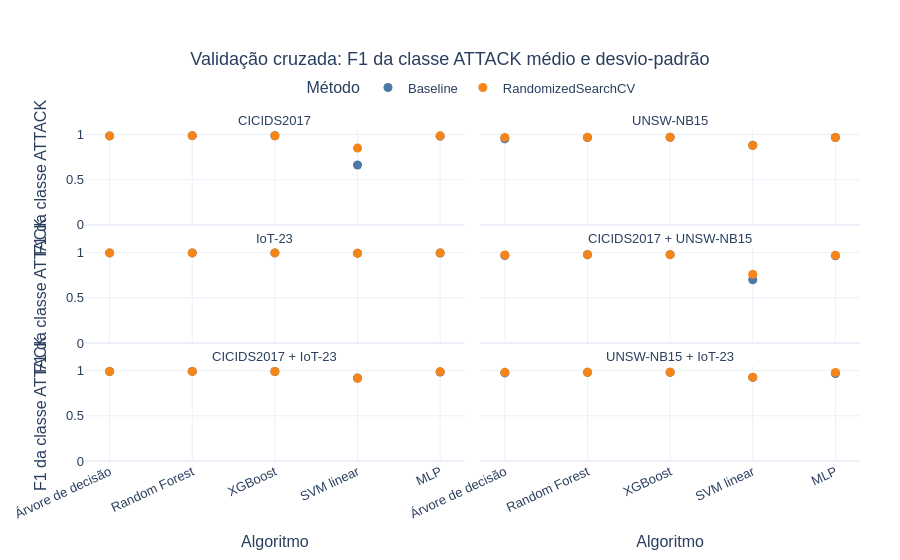
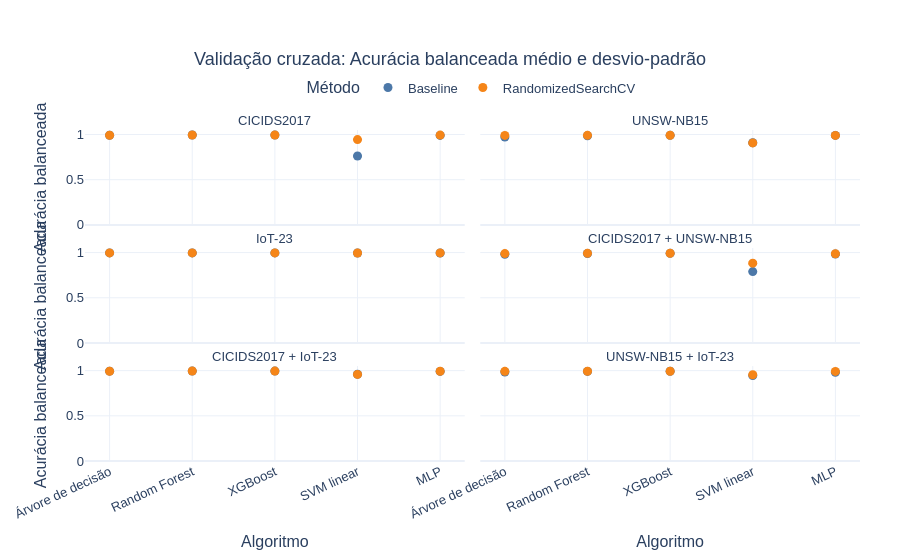

The code cell stored with these charts, in order, in its notebook:
### Code cell
# médias e desvios-padrão dos cinco folds em gráficos Plotly
def plot_cv_metric(metric, metric_label, filename):
    plot_data = cv_results.copy()
    plot_data["model_label"] = plot_data["model"].map(MODEL_LABELS)
    plot_data["method_label"] = plot_data["training_method"].map(METHOD_LABELS)
    plot_data["training_source_label"] = plot_data["training_source"].map(SOURCE_LABELS)
    figure = px.scatter(
        plot_data,
        x="model_label",
        y=f"{metric}_mean",
        error_y=f"{metric}_std",
        color="method_label",
        facet_col="training_source_label",
        facet_col_wrap=2,
        color_discrete_map=METHOD_COLORS,
        category_orders={
            "model_label": [MODEL_LABELS[model] for model in MODEL_ORDER],
            "method_label": [METHOD_LABELS[method] for method in METHOD_ORDER],
            "training_source_label": [SOURCE_LABELS[source] for source in TRAINING_SOURCE_ORDER],
        },
        labels={"model_label": "Algoritmo", f"{metric}_mean": metric_label, "method_label": "Método"},
        title=f"Validação cruzada: {metric_label} médio e desvio-padrão",
    )
    figure.for_each_annotation(lambda annotation: annotation.update(text=annotation.text.split("=")[-1]))
    figure.update_traces(marker=dict(size=9))
    figure.update_yaxes(range=[0, 1.05], matches="y")
    figure.update_xaxes(tickangle=-25)
    finalize_figure(figure, filename, width=1350, height=1250)


plot_cv_metric("f1_attack", "F1 da classe ATTACK", "cv_f1_attack_mean_std")
plot_cv_metric("balanced_accuracy", "Acurácia balanceada", "cv_balanced_accuracy_mean_std")

### Figure 1 — Plotly figure (JSON) as saved in the notebook; plotly's stock layout.template omitted (floating-point values rounded to 4 significant figures)
{"data": [{"error_y": {"array": [0.0005821, 0.000744, 0.0008259, 0.002611, 0.002037]}, "hovertemplate": "Método=Baseline<br>training_source_label=CICIDS2017<br>Algoritmo=%{x}<br>F1 da classe ATTACK=%{y}<extra></extra>", "legendgroup": "Baseline", "marker": {"color": "#4C78A8", "symbol": "circle", "size": 9}, "mode": "markers", "name": "Baseline", "orientation": "v", "showlegend": true, "x": ["Árvore de decisão", "Random Forest", "XGBoost", "SVM linear", "MLP"], "xaxis": "x5", "y": [0.9846, 0.9873, 0.9868, 0.663, 0.9822], "yaxis": "y5", "type": "scatter"}, {"error_y": {"array": [0.001383, 0.001053, 0.0005389, 0.002884, 0.0007804]}, "hovertemplate": "Método=Baseline<br>training_source_label=UNSW-NB15<br>Algoritmo=%{x}<br>F1 da classe ATTACK=%{y}<extra></extra>", "legendgroup": "Baseline", "marker": {"color": "#4C78A8", "symbol": "circle", "size": 9}, "mode": "markers", "name": "Baseline", "orientation": "v", "showlegend": false, "x": ["Árvore de decisão", "Random Forest", "XGBoost", "SVM linear", "MLP"], "xaxis": "x6", "y": [0.9535, 0.9667, 0.9696, 0.8809, 0.9673], "yaxis": "y6", "type": "scatter"}, {"error_y": {"array": [0.0004991, 0.0004487, 0.0005401, 0.0006465, 0.0006612]}, "hovertemplate": "Método=Baseline<br>training_source_label=IoT-23<br>Algoritmo=%{x}<br>F1 da classe ATTACK=%{y}<extra></extra>", "legendgroup": "Baseline", "marker": {"color": "#4C78A8", "symbol": "circle", "size": 9}, "mode": "markers", "name": "Baseline", "orientation": "v", "showlegend": false, "x": ["Árvore de decisão", "Random Forest", "XGBoost", "SVM linear", "MLP"], "xaxis": "x3", "y": [0.9963, 0.9964, 0.9965, 0.9932, 0.9953], "yaxis": "y3", "type": "scatter"}, {"error_y": {"array": [0.001182, 0.0007845, 0.0007878, 0.00294, 0.005079]}, "hovertemplate": "Método=Baseline<br>training_source_label=CICIDS2017 + UNSW-NB15<br>Algoritmo=%{x}<br>F1 da classe ATTACK=%{y}<extra></extra>", "legendgroup": "Baseline", "marker": {"color": "#4C78A8", "symbol": "circle", "size": 9}, "mode": "markers", "name": "Baseline", "orientation": "v", "showlegend": false, "x": ["Árvore de decisão", "Random Forest", "XGBoost", "SVM linear", "MLP"], "xaxis": "x4", "y": [0.9681, 0.9761, 0.9768, 0.6992, 0.965], "yaxis": "y4", "type": "scatter"}, {"error_y": {"array": [0.0003022, 0.000393, 0.0007315, 0.002806, 0.004711]}, "hovertemplate": "Método=Baseline<br>training_source_label=CICIDS2017 + IoT-23<br>Algoritmo=%{x}<br>F1 da classe ATTACK=%{y}<extra></extra>", "legendgroup": "Baseline", "marker": {"color": "#4C78A8", "symbol": "circle", "size": 9}, "mode": "markers", "name": "Baseline", "orientation": "v", "showlegend": false, "x": ["Árvore de decisão", "Random Forest", "XGBoost", "SVM linear", "MLP"], "xaxis": "x", "y": [0.9901, 0.9914, 0.9906, 0.9183, 0.9843], "yaxis": "y", "type": "scatter"}, {"error_y": {"array": [0.0009025, 0.000359, 0.0006534, 0.001253, 0.003489]}, "hovertemplate": "Método=Baseline<br>training_source_label=UNSW-NB15 + IoT-23<br>Algoritmo=%{x}<br>F1 da classe ATTACK=%{y}<extra></extra>", "legendgroup": "Baseline", "marker": {"color": "#4C78A8", "symbol": "circle", "size": 9}, "mode": "markers", "name": "Baseline", "orientation": "v", "showlegend": false, "x": ["Árvore de decisão", "Random Forest", "XGBoost", "SVM linear", "MLP"], "xaxis": "x2", "y": [0.9749, 0.981, 0.9827, 0.9251, 0.9677], "yaxis": "y2", "type": "scatter"}, {"error_y": {"array": [0.0007936, 0.0008395, 0.0009618, 0.002813, 0.0013]}, "hovertemplate": "Método=RandomizedSearchCV<br>training_source_label=CICIDS2017<br>Algoritmo=%{x}<br>F1 da classe ATTACK=%{y}<extra></extra>", "legendgroup": "RandomizedSearchCV", "marker": {"color": "#F58518", "symbol": "circle", "size": 9}, "mode": "markers", "name": "RandomizedSearchCV", "orientation": "v", "showlegend": true, "x": ["Árvore de decisão", "Random Forest", "XGBoost", "SVM linear", "MLP"], "xaxis": "x5", "y": [0.9843, 0.9875, 0.987, 0.8498, 0.9852], "yaxis": "y5", "type": "scatter"}, {"error_y": {"array": [0.0009942, 0.0009276, 0.0005273, 0.002538, 0.001247]}, "hovertemplate": "Método=RandomizedSearchCV<br>training_source_label=UNSW-NB15<br>Algoritmo=%{x}<br>F1 da classe ATTACK=%{y}<extra></extra>", "legendgroup": "RandomizedSearchCV", "marker": {"color": "#F58518", "symbol": "circle", "size": 9}, "mode": "markers", "name": "RandomizedSearchCV", "orientation": "v", "showlegend": false, "x": ["Árvore de decisão", "Random Forest", "XGBoost", "SVM linear", "MLP"], "xaxis": "x6", "y": [0.968, 0.9694, 0.9698, 0.8794, 0.967], "yaxis": "y6", "type": "scatter"}, {"error_y": {"array": [0.0005326, 0.0004815, 0.0004567, 0.0009119, 0.0006732]}, "hovertemplate": "Método=RandomizedSearchCV<br>training_source_label=IoT-23<br>Algoritmo=%{x}<br>F1 da classe ATTACK=%{y}<extra></extra>", "legendgroup": "RandomizedSearchCV", "marker": {"color": "#F58518", "symbol": "circle", "size": 9}, "mode": "markers", "name": "RandomizedSearchCV", "orientation": "v", "showlegend": false, "x": ["Árvore de decisão", "Random Forest", "XGBoost", "SVM linear", "MLP"], "xaxis": "x3", "y": [0.9964, 0.9965, 0.9965, 0.9931, 0.996], "yaxis": "y3", "type": "scatter"}, {"error_y": {"array": [0.0009385, 0.0006928, 0.0005606, 0.01946, 0.001411]}, "hovertemplate": "Método=RandomizedSearchCV<br>training_source_label=CICIDS2017 + UNSW-NB15<br>Algoritmo=%{x}<br>F1 da classe ATTACK=%{y}<extra></extra>", "legendgroup": "RandomizedSearchCV", "marker": {"color": "#F58518", "symbol": "circle", "size": 9}, "mode": "markers", "name": "RandomizedSearchCV", "orientation": "v", "showlegend": false, "x": ["Árvore de decisão", "Random Forest", "XGBoost", "SVM linear", "MLP"], "xaxis": "x4", "y": [0.9736, 0.9772, 0.9771, 0.7591, 0.9693], "yaxis": "y4", "type": "scatter"}, {"error_y": {"array": [0.0006201, 0.0004974, 0.0006475, 0.002542, 0.0006269]}, "hovertemplate": "Método=RandomizedSearchCV<br>training_source_label=CICIDS2017 + IoT-23<br>Algoritmo=%{x}<br>F1 da classe ATTACK=%{y}<extra></extra>", "legendgroup": "RandomizedSearchCV", "marker": {"color": "#F58518", "symbol": "circle", "size": 9}, "mode": "markers", "name": "RandomizedSearchCV", "orientation": "v", "showlegend": false, "x": ["Árvore de decisão", "Random Forest", "XGBoost", "SVM linear", "MLP"], "xaxis": "x", "y": [0.9893, 0.9911, 0.9907, 0.9162, 0.9886], "yaxis": "y", "type": "scatter"}, {"error_y": {"array": [0.0003252, 0.0004656, 0.0005111, 0.005755, 0.000866]}, "hovertemplate": "Método=RandomizedSearchCV<br>training_source_label=UNSW-NB15 + IoT-23<br>Algoritmo=%{x}<br>F1 da classe ATTACK=%{y}<extra></extra>", "legendgroup": "RandomizedSearchCV", "marker": {"color": "#F58518", "symbol": "circle", "size": 9}, "mode": "markers", "name": "RandomizedSearchCV", "orientation": "v", "showlegend": false, "x": ["Árvore de decisão", "Random Forest", "XGBoost", "SVM linear", "MLP"], "xaxis": "x2", "y": [0.9813, 0.9827, 0.9828, 0.9276, 0.9791], "yaxis": "y2", "type": "scatter"}], "layout": {"xaxis": {"anchor": "y", "domain": [0.0, 0.49], "title": {"text": "Algoritmo"}, "categoryorder": "array", "categoryarray": ["Árvore de decisão", "Random Forest", "XGBoost", "SVM linear", "MLP"], "tickangle": -25}, "yaxis": {"anchor": "x", "domain": [0.0, 0.2867], "title": {"text": "F1 da classe ATTACK"}, "range": [0, 1.05], "matches": "y"}, "xaxis2": {"anchor": "y2", "domain": [0.51, 1.0], "matches": "x", "title": {"text": "Algoritmo"}, "categoryorder": "array", "categoryarray": ["Árvore de decisão", "Random Forest", "XGBoost", "SVM linear", "MLP"], "tickangle": -25}, "yaxis2": {"anchor": "x2", "domain": [0.0, 0.2867], "matches": "y", "showticklabels": false, "range": [0, 1.05]}, "xaxis3": {"anchor": "y3", "domain": [0.0, 0.49], "matches": "x", "showticklabels": false, "tickangle": -25}, "yaxis3": {"anchor": "x3", "domain": [0.3567, 0.6433], "matches": "y", "title": {"text": "F1 da classe ATTACK"}, "range": [0, 1.05]}, "xaxis4": {"anchor": "y4", "domain": [0.51, 1.0], "matches": "x", "showticklabels": false, "tickangle": -25}, "yaxis4": {"anchor": "x4", "domain": [0.3567, 0.6433], "matches": "y", "showticklabels": false, "range": [0, 1.05]}, "xaxis5": {"anchor": "y5", "domain": [0.0, 0.49], "matches": "x", "showticklabels": false, "tickangle": -25}, "yaxis5": {"anchor": "x5", "domain": [0.7133, 1.0], "matches": "y", "title": {"text": "F1 da classe ATTACK"}, "range": [0, 1.05]}, "xaxis6": {"anchor": "y6", "domain": [0.51, 1.0], "matches": "x", "showticklabels": false, "tickangle": -25}, "yaxis6": {"anchor": "x6", "domain": [0.7133, 1.0], "matches": "y", "showticklabels": false, "range": [0, 1.05]}, "annotations": [{"font": {}, "showarrow": false, "text": "CICIDS2017 + IoT-23", "x": 0.245, "xanchor": "center", "xref": "paper", "y": 0.2867, "yanchor": "bottom", "yref": "paper"}, {"font": {}, "showarrow": false, "text": "UNSW-NB15 + IoT-23", "x": 0.755, "xanchor": "center", "xref": "paper", "y": 0.2867, "yanchor": "bottom", "yref": "paper"}, {"font": {}, "showarrow": false, "text": "IoT-23", "x": 0.245, "xanchor": "center", "xref": "paper", "y": 0.6433, "yanchor": "bottom", "yref": "paper"}, {"font": {}, "showarrow": false, "text": "CICIDS2017 + UNSW-NB15", "x": 0.755, "xanchor": "center", "xref": "paper", "y": 0.6433, "yanchor": "bottom", "yref": "paper"}, {"font": {}, "showarrow": false, "text": "CICIDS2017", "x": 0.245, "xanchor": "center", "xref": "paper", "y": 1.0, "yanchor": "bottom", "yref": "paper"}, {"font": {}, "showarrow": false, "text": "UNSW-NB15", "x": 0.755, "xanchor": "center", "xref": "paper", "y": 1.0, "yanchor": "bottom", "yref": "paper"}], "legend": {"title": {"text": "Método"}, "tracegroupgap": 0, "orientation": "h", "yanchor": "bottom", "y": 1.08, "xanchor": "center", "x": 0.5}, "title": {"text": "Validação cruzada: F1 da classe ATTACK médio e desvio-padrão", "x": 0.5}, "font": {"family": "Arial", "size": 13}, "margin": {"l": 80, "r": 40, "t": 130, "b": 80}}}

### Figure 2 — Plotly figure (JSON) as saved in the notebook; plotly's stock layout.template omitted (floating-point values rounded to 4 significant figures)
{"data": [{"error_y": {"array": [0.0006523, 0.0005657, 0.0006688, 0.001436, 0.002442]}, "hovertemplate": "Método=Baseline<br>training_source_label=CICIDS2017<br>Algoritmo=%{x}<br>Acurácia balanceada=%{y}<extra></extra>", "legendgroup": "Baseline", "marker": {"color": "#4C78A8", "symbol": "circle", "size": 9}, "mode": "markers", "name": "Baseline", "orientation": "v", "showlegend": true, "x": ["Árvore de decisão", "Random Forest", "XGBoost", "SVM linear", "MLP"], "xaxis": "x5", "y": [0.9915, 0.9941, 0.994, 0.762, 0.9905], "yaxis": "y5", "type": "scatter"}, {"error_y": {"array": [0.001267, 0.000662, 0.0002742, 0.002588, 0.0004785]}, "hovertemplate": "Método=Baseline<br>training_source_label=UNSW-NB15<br>Algoritmo=%{x}<br>Acurácia balanceada=%{y}<extra></extra>", "legendgroup": "Baseline", "marker": {"color": "#4C78A8", "symbol": "circle", "size": 9}, "mode": "markers", "name": "Baseline", "orientation": "v", "showlegend": false, "x": ["Árvore de decisão", "Random Forest", "XGBoost", "SVM linear", "MLP"], "xaxis": "x6", "y": [0.9719, 0.9864, 0.9908, 0.9084, 0.9902], "yaxis": "y6", "type": "scatter"}, {"error_y": {"array": [0.0004566, 0.0004847, 0.0004945, 0.0005743, 0.0006159]}, "hovertemplate": "Método=Baseline<br>training_source_label=IoT-23<br>Algoritmo=%{x}<br>Acurácia balanceada=%{y}<extra></extra>", "legendgroup": "Baseline", "marker": {"color": "#4C78A8", "symbol": "circle", "size": 9}, "mode": "markers", "name": "Baseline", "orientation": "v", "showlegend": false, "x": ["Árvore de decisão", "Random Forest", "XGBoost", "SVM linear", "MLP"], "xaxis": "x3", "y": [0.9967, 0.9967, 0.9966, 0.9949, 0.9956], "yaxis": "y3", "type": "scatter"}, {"error_y": {"array": [0.0007727, 0.000406, 0.0005344, 0.001792, 0.006204]}, "hovertemplate": "Método=Baseline<br>training_source_label=CICIDS2017 + UNSW-NB15<br>Algoritmo=%{x}<br>Acurácia balanceada=%{y}<extra></extra>", "legendgroup": "Baseline", "marker": {"color": "#4C78A8", "symbol": "circle", "size": 9}, "mode": "markers", "name": "Baseline", "orientation": "v", "showlegend": false, "x": ["Árvore de decisão", "Random Forest", "XGBoost", "SVM linear", "MLP"], "xaxis": "x4", "y": [0.9811, 0.9895, 0.9917, 0.7897, 0.9831], "yaxis": "y4", "type": "scatter"}, {"error_y": {"array": [0.0002304, 0.0003219, 0.000525, 0.001518, 0.001901]}, "hovertemplate": "Método=Baseline<br>training_source_label=CICIDS2017 + IoT-23<br>Algoritmo=%{x}<br>Acurácia balanceada=%{y}<extra></extra>", "legendgroup": "Baseline", "marker": {"color": "#4C78A8", "symbol": "circle", "size": 9}, "mode": "markers", "name": "Baseline", "orientation": "v", "showlegend": false, "x": ["Árvore de decisão", "Random Forest", "XGBoost", "SVM linear", "MLP"], "xaxis": "x", "y": [0.9941, 0.9952, 0.9949, 0.9594, 0.9912], "yaxis": "y", "type": "scatter"}, {"error_y": {"array": [0.0007929, 0.0002177, 0.0004413, 0.0009455, 0.003767]}, "hovertemplate": "Método=Baseline<br>training_source_label=UNSW-NB15 + IoT-23<br>Algoritmo=%{x}<br>Acurácia balanceada=%{y}<extra></extra>", "legendgroup": "Baseline", "marker": {"color": "#4C78A8", "symbol": "circle", "size": 9}, "mode": "markers", "name": "Baseline", "orientation": "v", "showlegend": false, "x": ["Árvore de decisão", "Random Forest", "XGBoost", "SVM linear", "MLP"], "xaxis": "x2", "y": [0.9844, 0.9913, 0.9937, 0.9454, 0.9822], "yaxis": "y2", "type": "scatter"}, {"error_y": {"array": [0.0003827, 0.0005039, 0.000783, 0.001734, 0.0005326]}, "hovertemplate": "Método=RandomizedSearchCV<br>training_source_label=CICIDS2017<br>Algoritmo=%{x}<br>Acurácia balanceada=%{y}<extra></extra>", "legendgroup": "RandomizedSearchCV", "marker": {"color": "#F58518", "symbol": "circle", "size": 9}, "mode": "markers", "name": "RandomizedSearchCV", "orientation": "v", "showlegend": true, "x": ["Árvore de decisão", "Random Forest", "XGBoost", "SVM linear", "MLP"], "xaxis": "x5", "y": [0.992, 0.9944, 0.9941, 0.9435, 0.9938], "yaxis": "y5", "type": "scatter"}, {"error_y": {"array": [0.0005002, 0.000409, 0.000113, 0.002211, 0.000651]}, "hovertemplate": "Método=RandomizedSearchCV<br>training_source_label=UNSW-NB15<br>Algoritmo=%{x}<br>Acurácia balanceada=%{y}<extra></extra>", "legendgroup": "RandomizedSearchCV", "marker": {"color": "#F58518", "symbol": "circle", "size": 9}, "mode": "markers", "name": "RandomizedSearchCV", "orientation": "v", "showlegend": false, "x": ["Árvore de decisão", "Random Forest", "XGBoost", "SVM linear", "MLP"], "xaxis": "x6", "y": [0.9898, 0.9908, 0.9914, 0.9071, 0.99], "yaxis": "y6", "type": "scatter"}, {"error_y": {"array": [0.0004919, 0.0004641, 0.000444, 0.0006284, 0.0005655]}, "hovertemplate": "Método=RandomizedSearchCV<br>training_source_label=IoT-23<br>Algoritmo=%{x}<br>Acurácia balanceada=%{y}<extra></extra>", "legendgroup": "RandomizedSearchCV", "marker": {"color": "#F58518", "symbol": "circle", "size": 9}, "mode": "markers", "name": "RandomizedSearchCV", "orientation": "v", "showlegend": false, "x": ["Árvore de decisão", "Random Forest", "XGBoost", "SVM linear", "MLP"], "xaxis": "x3", "y": [0.9965, 0.9966, 0.9966, 0.9949, 0.9961], "yaxis": "y3", "type": "scatter"}, {"error_y": {"array": [0.0005731, 0.0003967, 0.0003045, 0.009351, 0.001378]}, "hovertemplate": "Método=RandomizedSearchCV<br>training_source_label=CICIDS2017 + UNSW-NB15<br>Algoritmo=%{x}<br>Acurácia balanceada=%{y}<extra></extra>", "legendgroup": "RandomizedSearchCV", "marker": {"color": "#F58518", "symbol": "circle", "size": 9}, "mode": "markers", "name": "RandomizedSearchCV", "orientation": "v", "showlegend": false, "x": ["Árvore de decisão", "Random Forest", "XGBoost", "SVM linear", "MLP"], "xaxis": "x4", "y": [0.9885, 0.9916, 0.9919, 0.8832, 0.9876], "yaxis": "y4", "type": "scatter"}, {"error_y": {"array": [0.0003504, 0.0003513, 0.0004481, 0.00142, 0.0006462]}, "hovertemplate": "Método=RandomizedSearchCV<br>training_source_label=CICIDS2017 + IoT-23<br>Algoritmo=%{x}<br>Acurácia balanceada=%{y}<extra></extra>", "legendgroup": "RandomizedSearchCV", "marker": {"color": "#F58518", "symbol": "circle", "size": 9}, "mode": "markers", "name": "RandomizedSearchCV", "orientation": "v", "showlegend": false, "x": ["Árvore de decisão", "Random Forest", "XGBoost", "SVM linear", "MLP"], "xaxis": "x", "y": [0.9937, 0.9953, 0.9949, 0.9585, 0.9932], "yaxis": "y", "type": "scatter"}, {"error_y": {"array": [0.0003352, 0.0002872, 0.0003117, 0.001778, 0.00102]}, "hovertemplate": "Método=RandomizedSearchCV<br>training_source_label=UNSW-NB15 + IoT-23<br>Algoritmo=%{x}<br>Acurácia balanceada=%{y}<extra></extra>", "legendgroup": "RandomizedSearchCV", "marker": {"color": "#F58518", "symbol": "circle", "size": 9}, "mode": "markers", "name": "RandomizedSearchCV", "orientation": "v", "showlegend": false, "x": ["Árvore de decisão", "Random Forest", "XGBoost", "SVM linear", "MLP"], "xaxis": "x2", "y": [0.9923, 0.9937, 0.9936, 0.9542, 0.9911], "yaxis": "y2", "type": "scatter"}], "layout": {"xaxis": {"anchor": "y", "domain": [0.0, 0.49], "title": {"text": "Algoritmo"}, "categoryorder": "array", "categoryarray": ["Árvore de decisão", "Random Forest", "XGBoost", "SVM linear", "MLP"], "tickangle": -25}, "yaxis": {"anchor": "x", "domain": [0.0, 0.2867], "title": {"text": "Acurácia balanceada"}, "range": [0, 1.05], "matches": "y"}, "xaxis2": {"anchor": "y2", "domain": [0.51, 1.0], "matches": "x", "title": {"text": "Algoritmo"}, "categoryorder": "array", "categoryarray": ["Árvore de decisão", "Random Forest", "XGBoost", "SVM linear", "MLP"], "tickangle": -25}, "yaxis2": {"anchor": "x2", "domain": [0.0, 0.2867], "matches": "y", "showticklabels": false, "range": [0, 1.05]}, "xaxis3": {"anchor": "y3", "domain": [0.0, 0.49], "matches": "x", "showticklabels": false, "tickangle": -25}, "yaxis3": {"anchor": "x3", "domain": [0.3567, 0.6433], "matches": "y", "title": {"text": "Acurácia balanceada"}, "range": [0, 1.05]}, "xaxis4": {"anchor": "y4", "domain": [0.51, 1.0], "matches": "x", "showticklabels": false, "tickangle": -25}, "yaxis4": {"anchor": "x4", "domain": [0.3567, 0.6433], "matches": "y", "showticklabels": false, "range": [0, 1.05]}, "xaxis5": {"anchor": "y5", "domain": [0.0, 0.49], "matches": "x", "showticklabels": false, "tickangle": -25}, "yaxis5": {"anchor": "x5", "domain": [0.7133, 1.0], "matches": "y", "title": {"text": "Acurácia balanceada"}, "range": [0, 1.05]}, "xaxis6": {"anchor": "y6", "domain": [0.51, 1.0], "matches": "x", "showticklabels": false, "tickangle": -25}, "yaxis6": {"anchor": "x6", "domain": [0.7133, 1.0], "matches": "y", "showticklabels": false, "range": [0, 1.05]}, "annotations": [{"font": {}, "showarrow": false, "text": "CICIDS2017 + IoT-23", "x": 0.245, "xanchor": "center", "xref": "paper", "y": 0.2867, "yanchor": "bottom", "yref": "paper"}, {"font": {}, "showarrow": false, "text": "UNSW-NB15 + IoT-23", "x": 0.755, "xanchor": "center", "xref": "paper", "y": 0.2867, "yanchor": "bottom", "yref": "paper"}, {"font": {}, "showarrow": false, "text": "IoT-23", "x": 0.245, "xanchor": "center", "xref": "paper", "y": 0.6433, "yanchor": "bottom", "yref": "paper"}, {"font": {}, "showarrow": false, "text": "CICIDS2017 + UNSW-NB15", "x": 0.755, "xanchor": "center", "xref": "paper", "y": 0.6433, "yanchor": "bottom", "yref": "paper"}, {"font": {}, "showarrow": false, "text": "CICIDS2017", "x": 0.245, "xanchor": "center", "xref": "paper", "y": 1.0, "yanchor": "bottom", "yref": "paper"}, {"font": {}, "showarrow": false, "text": "UNSW-NB15", "x": 0.755, "xanchor": "center", "xref": "paper", "y": 1.0, "yanchor": "bottom", "yref": "paper"}], "legend": {"title": {"text": "Método"}, "tracegroupgap": 0, "orientation": "h", "yanchor": "bottom", "y": 1.08, "xanchor": "center", "x": 0.5}, "title": {"text": "Validação cruzada: Acurácia balanceada médio e desvio-padrão", "x": 0.5}, "font": {"family": "Arial", "size": 13}, "margin": {"l": 80, "r": 40, "t": 130, "b": 80}}}
